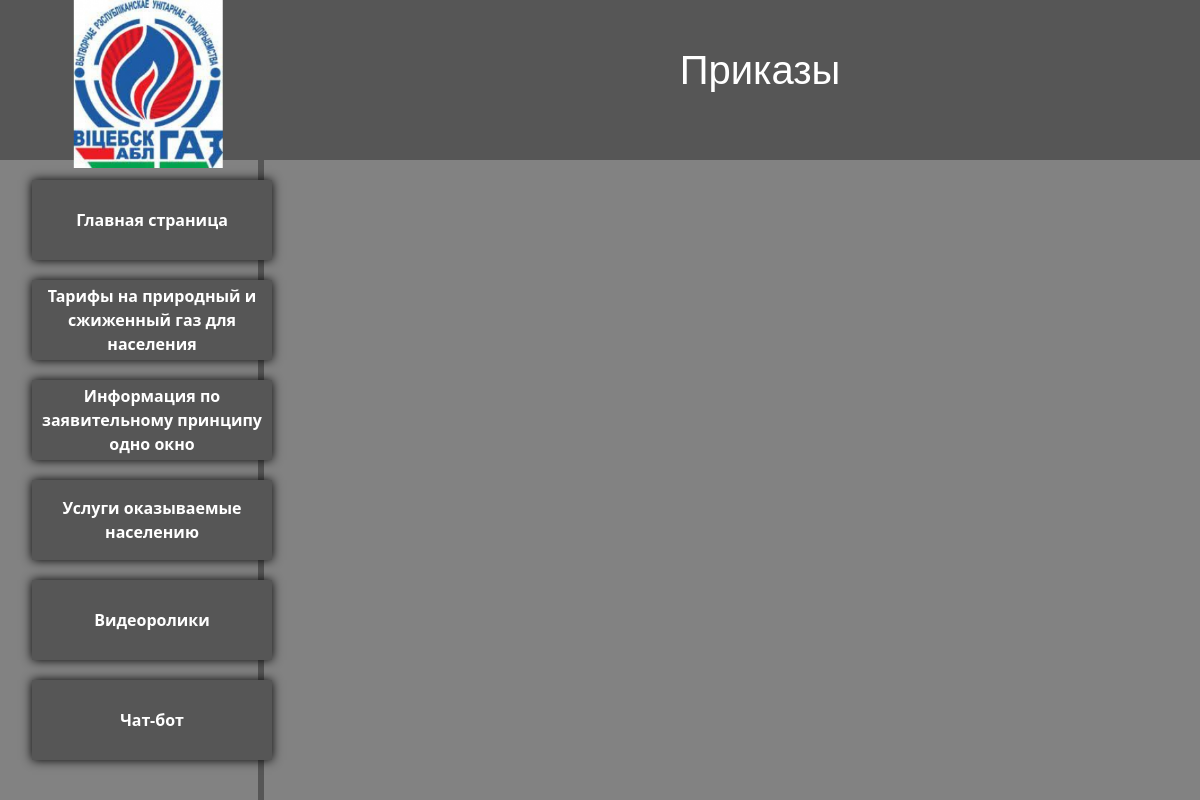
The page /onewindow/list_of_normative_documents/Command on the database as committed earlier.
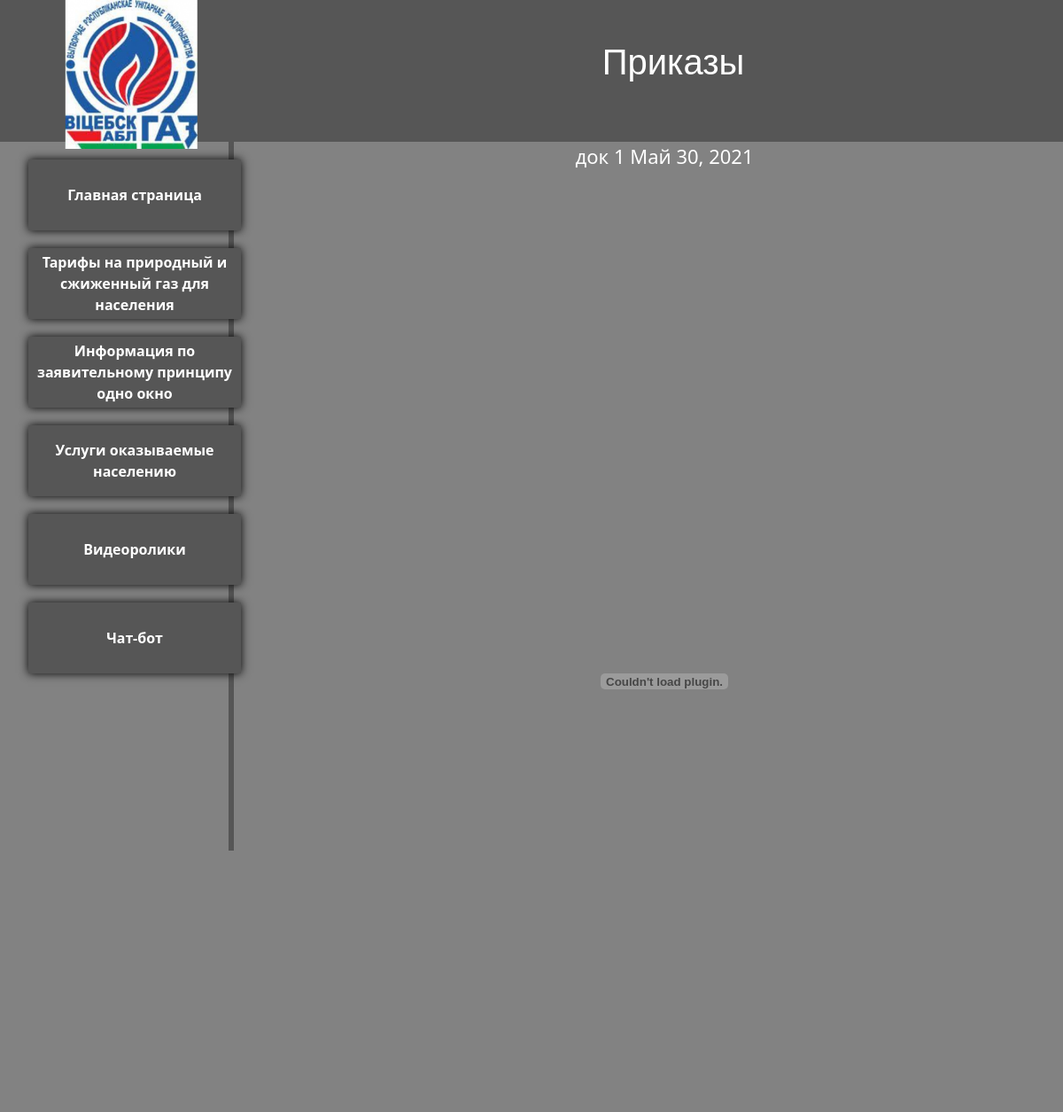
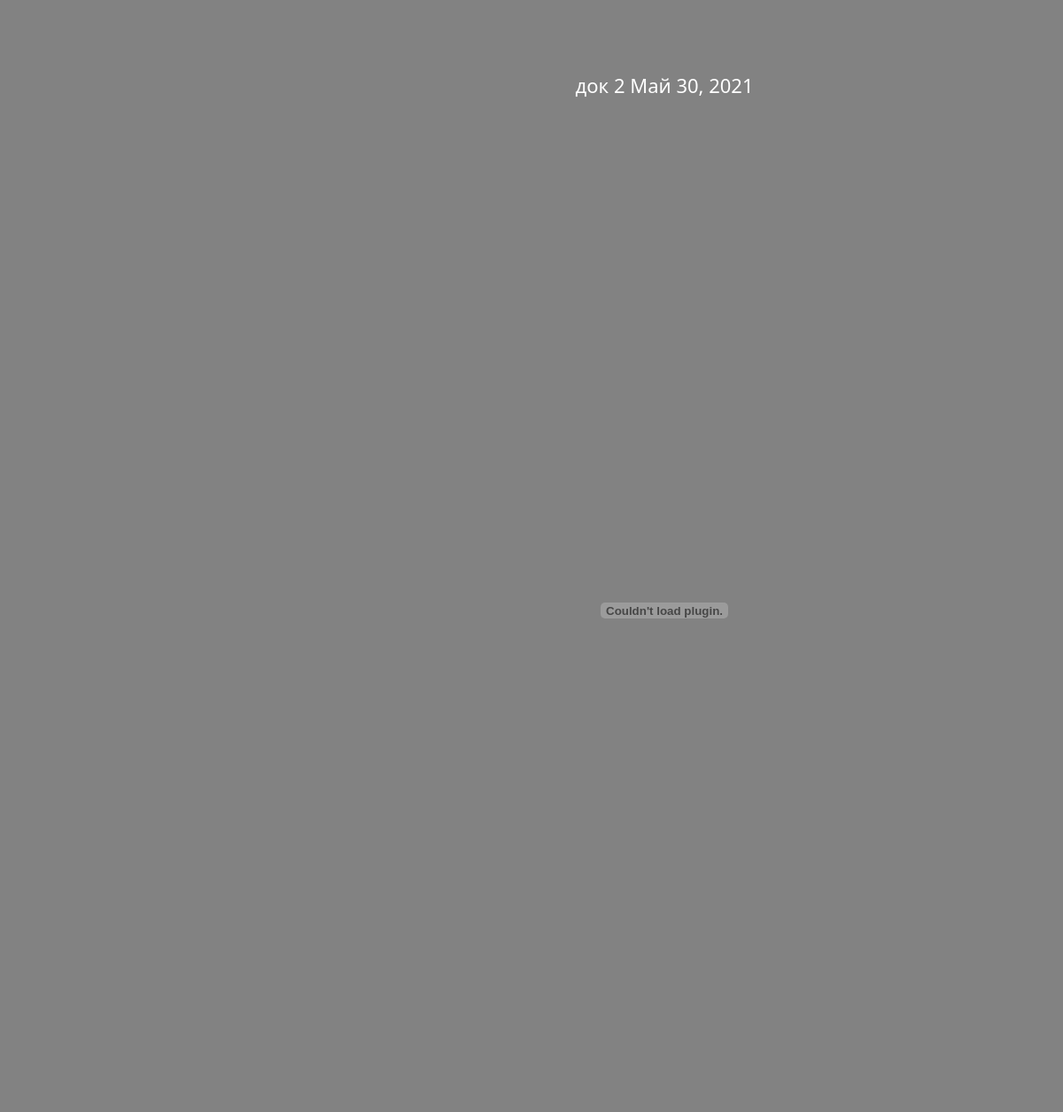
The same page on the database as committed later (2 pictures, top to bottom).
### main/models.py (models this page shows, shortened)
class Command(models.Model):
    title = models.CharField(max_length=150)
    Command_doc = models.FileField(upload_to='list_of_normative_documents/')
    times = models.DateField()

### main/views.py (the view)
# urls.py: path('onewindow/list_of_normative_documents/Command', views.Command_home, name='Command'),
def Command_home(request):
    data = Command.objects.all()
    return render(request,'main/list_of_normative_documents/Command.html', {'data': data})

### main/templates/main/list_of_normative_documents/Command.html (shortened to what this page needs)
{%extends 'main/layout.html'%}
{%block place%}
<p class="top_text">Приказы</p>
{%endblock%}
{%block body%}
{%for el in data%}
<center>
        <div class="botton_color">
                <p href="{{ el.Command}}" class="names">{{ el.title }} {{el.times}}</p>
                <embed class="docs_view" src="{{ el.Command_doc.url }}">
        </div>
</center>
{%endfor%}
{%endblock%}

### main/templates/main/layout.html (shortened to what this page needs)
{%load static%}
<!doctype html>
<html lang="en">
<head>
    <link rel="stylesheet" href="/static/main/css/layout.css">
    <link rel="stylesheet" href="{% static 'main/css/bootstrap/bootstrap.min.css' %}">
</head>
<body>
<div class="topbar_color">
    <div class="test">
<aside class="first_left_block_test">
            <a href="{%url 'home'%}"><img class="logo" src="{%static 'main/img/logo_new.png'%}" alt="Logo"></a>
</aside>
        </div>
    {%block place%}{%endblock%}
</div>
    <div class="botton_for_layout_color">
        <aside class="first_left_block">
                 <a href="{%url 'home'%}" class="button_first_block" style="vertical-align: middle">Главная страница</a>
                 <a href="{%url 'price'%}" class="button_first_block">Тарифы на природный и сжиженный газ для населения</a>
                 <a href="{%url 'onewindow'%}" class="button_first_block">Информация по заявительному принципу одно окно</a>
                 <a href="{%url 'ProceduresOneWindow'%}" class="button_first_block">Услуги оказываемые населению</a>
                 <a href="{%url 'Videos' %}" class="button_first_block">Видеоролики</a>
                 <a href="{%url 'bot'%}" class="button_first_block">Чат-бот</a>
        </aside>
               <main clas="main_body">{%block body%}{%endblock%}</main>
    </div>
</body>
</html>

### main/static/main/css/layout.css (style rules this page uses)
.button_first_block { width: 30vh; height: 10vh; color: #fff; text-decoration: none; background: #565656; box-shadow: 0 0 10px rgba(0,0,0,1); border: none; transition: all 0.2s ease 0s; text-align: center; margin-top: 20px; font-size: 2vh; margin-left: 4vh; display: flex; align-items: center; justify-content: center; font-weight: bold; }
.first_left_block { position: fixed; float: left; background-color: 7b7b7b; width: 22%; height: 100vh; border-right: 6px solid #565656; }
.first_left_block_test { position: fixed; float: left; background-color: 7b7b7b; width: 22%; height: 100vh; border-right: 6px solid #565656; }
.names { font-size: 22px; font-family: "Trebuchet MS" "Arial"; color: #fff; }
.docs_view { width: 100vh; height: 140vh; }
.botton_for_layout_color { background: #828282; height: 80vh; background-repeat: repeat-y; }
.top_text { padding-left: 40vh; text-align: center; font-size: 5vh; font-family: Arial, Helvetica, sans-serif; color: #fff; padding-top: 5vh; }
.topbar_color { background: #565656; height: 20vh; }
.logo { width: 29vh; padding-left: 25%; }
.botton_color { background: #828282; height: 100%; background-repeat: repeat-y; padding-left: 25%; }

Rows that differ between the two databases and show on the page:
added Command: title "док 1", times "Май 30, 2021"
added Command: title "док 2", times "Май 30, 2021"
